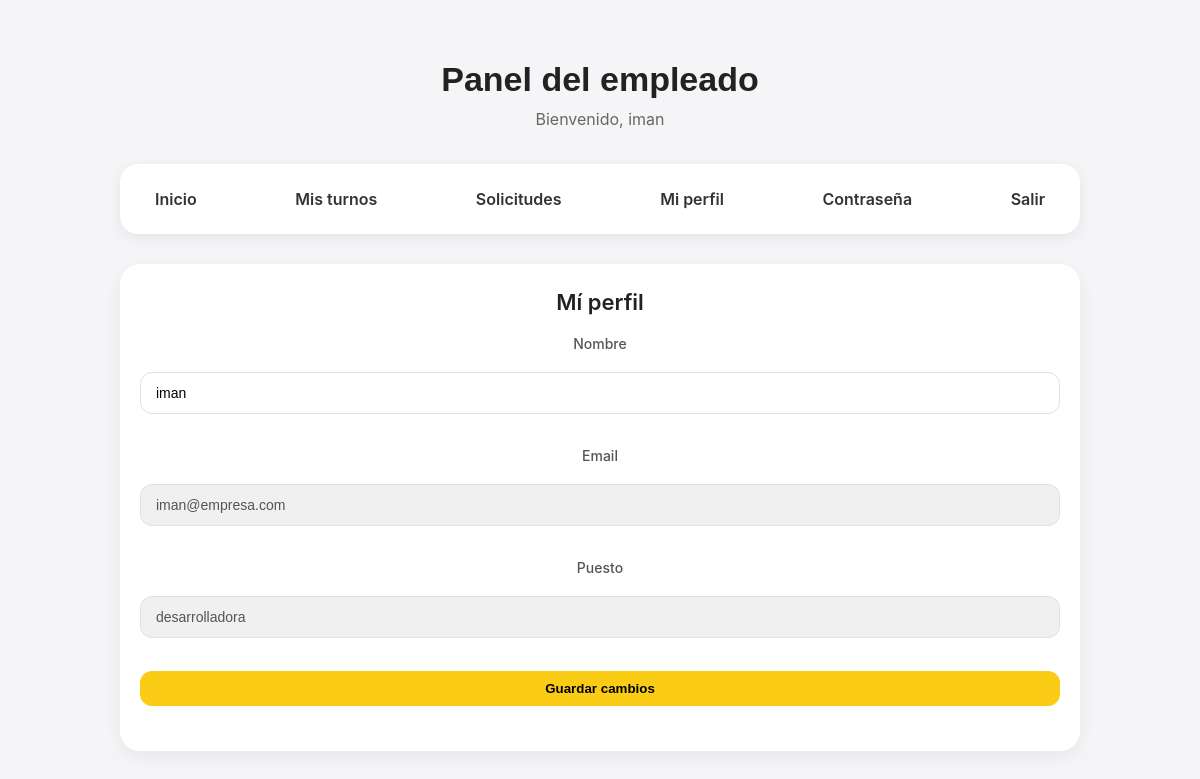
Page /empleado/perfil (signed in) on the committed database.
### tables this page shows
CREATE TABLE usuarios (
        id INTEGER PRIMARY KEY AUTOINCREMENT,
        primer_login INTEGER DEFAULT 1,
        nombre TEXT NOT NULL,
        email TEXT NOT NULL UNIQUE,
        password TEXT NOT NULL,
        rol TEXT NOT NULL CHECK (rol IN ('admin', 'empleado'))
    );

CREATE TABLE empleados (
        id INTEGER PRIMARY KEY AUTOINCREMENT,
        usuario_id INTEGER NOT NULL UNIQUE,
        puesto TEXT,
        FOREIGN KEY (usuario_id) REFERENCES usuarios(id) ON DELETE CASCADE
    );

### app.py (the view, shortened to what this page needs)
@app.route("/empleado/perfil", methods=["GET", "POST"])
def empleado_perfil():
    if "usuario_id" not in session or session.get("rol") != "empleado":
        return redirect(url_for("home"))
    conn = get_db_connection()
    cursor = conn.cursor()
    cursor.execute("SELECT nombre, email FROM usuarios WHERE id = ?", (session["usuario_id"],))
    usuario = cursor.fetchone()
    cursor.execute("SELECT puesto FROM empleados WHERE usuario_id = ?", (session["usuario_id"],))
    empleado = cursor.fetchone()
    if usuario is None:
        conn.close()
        return redirect(url_for("logout"))
    conn.close()
    return render_template("empleado/perfil.html", usuario=usuario, empleado=empleado)

### app.py (called while the page is built)
def get_db_connection():
    conn = sqlite3.connect("database.db")
    conn.row_factory = sqlite3.Row
    conn.execute("PRAGMA foreign_keys = ON")
    return conn

### templates/empleado/perfil.html (shortened to what this page needs)
{% extends 'empleado/layout.html' %}
{% block content %}
<div class="empleado-card perfil-section">
    <h2>Mí perfil</h2>
    <form method="POST">
        <label>Nombre</label>
        <input type="text" name="nombre" value="{{ usuario['nombre'] }}" required>
        <label>Email</label>
        <input type="email" value="{{ usuario['email'] }}" disabled>
        <label>Puesto</label>
        <input type="text" value="{{ empleado['puesto'] }}" disabled>
        <button type="submit">Guardar cambios</button>
    </form>
</div>
{% endblock %}

### templates/empleado/layout.html (shortened to what this page needs)
<!DOCTYPE html>
<html lang="es">
<head>
    <link rel="stylesheet" href="{{ url_for('static', filename='style.css') }}">
</head>
<body>
<div class="empleado-container">
    <div class="empleado-header">
        <h1>Panel del empleado</h1>
        <p class="subtitle">Bienvenido, {{ session.get('nombre') }}</p>
    </div>
    <nav class="empleado-nav">
        <a href="{{ url_for('empleado_dashboard') }}">Inicio</a>
        <a href="{{ url_for('empleado_turnos') }}">Mis turnos</a>
        <a href="{{ url_for('empleado_solicitudes') }}">Solicitudes</a>
        <a href="{{ url_for('empleado_perfil') }}">Mi perfil</a>
        <a href="{{ url_for('empleado_cambiar_password') }}">Contraseña</a>
        <a href="{{ url_for('logout') }}">Salir</a>
    </nav>
    {% block content %}{% endblock %}
</div>
</body>
</html>

### static/style.css (style rules this page uses)
* { margin: 0; padding: 0; box-sizing: border-box; }
body { font-family: -apple-system, BlinkMacSystemFont, "Segoe UI", sans-serif; background-color: #f5f5f7; min-height: 100vh; }
.empleado-container { max-width: 1000px; margin: 40px auto; padding: 20px; }
.empleado-header { text-align: center; margin-bottom: 35px; }
.empleado-header h1 { font-family: 'Nordhin', sans-serif; font-size: 34px; color: #222; margin-bottom: 10px; }
.empleado-header .subtitle { font-size: 16px; color: #666; }
.empleado-nav { background-color: #ffffff; padding: 15px 20px; border-radius: 18px; box-shadow: 0 4px 14px rgba(0,0,0,0.07); margin-bottom: 30px; display: flex; justify-content: space-between; flex-wrap: wrap; }
.empleado-nav a { text-decoration: none; font-weight: 600; color: #333; padding: 10px 15px; border-radius: 12px; transition: 0.3s; }
.empleado-card { background-color: #ffffff; padding: 30px 25px; border-radius: 20px; box-shadow: 0 8px 20px rgba(0,0,0,0.05); margin-bottom: 30px; }
.empleado-card h2 { font-size: 24px; font-weight: 600; color: #222; margin-bottom: 20px; }
.empleado-card input, .empleado-card select, .empleado-card textarea { width: 100%; padding: 12px 15px; margin-bottom: 18px; border-radius: 12px; border: 1px solid #e0e0e0; font-size: 14px; transition: 0.2s ease; }
.empleado-card button { width: 100%; padding: 14px; border-radius: 12px; border: none; background-color: #facc15; color: #000; font-weight: 600; cursor: pointer; transition: 0.3s; }
.perfil-section label { font-size: 14px; font-weight: 500; color: #444; margin-bottom: 6px; }
.perfil-section input[disabled] { background-color: #f0f0f0; cursor: not-allowed; }
.empleado-card { background-color: #ffffff; padding: 25px 20px; border-radius: 20px; box-shadow: 0 6px 18px rgba(0,0,0,0.06); margin-bottom: 30px; }
.empleado-card h2 { font-size: 22px; font-weight: 600; color: #222; margin-bottom: 20px; text-align: center; }
.empleado-card form { display: flex; gap: 15px; flex-wrap: wrap; justify-content: center; margin-bottom: 20px; }
.empleado-card form label { font-weight: 500; color: #555; margin-bottom: 5px; }
.empleado-card form button { padding: 10px 20px; border-radius: 12px; border: none; background-color: #facc15; color: #000; font-weight: 600; cursor: pointer; transition: 0.3s ease; }

### rows in the picture
usuarios: get "iman", nombre "iman", email "iman@empresa.com"
empleados: puesto "desarrolladora"
